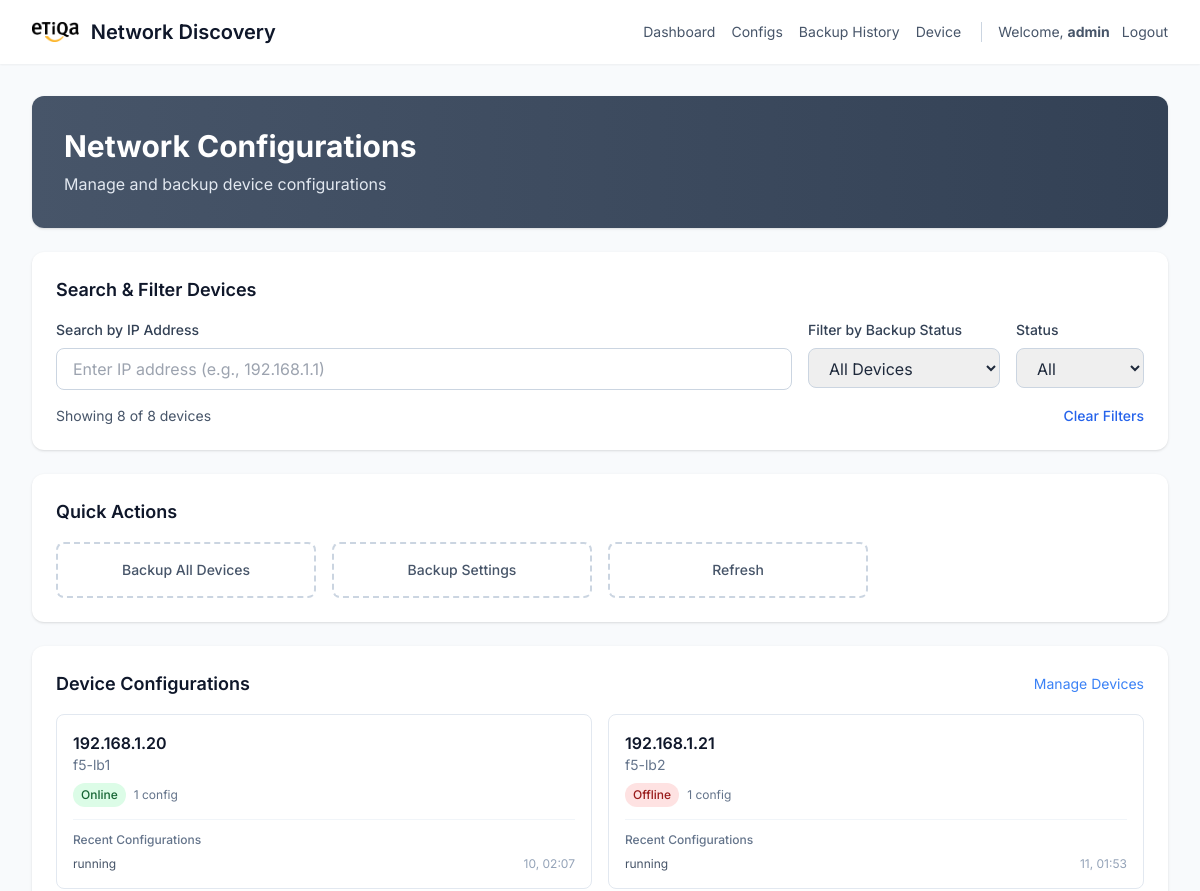
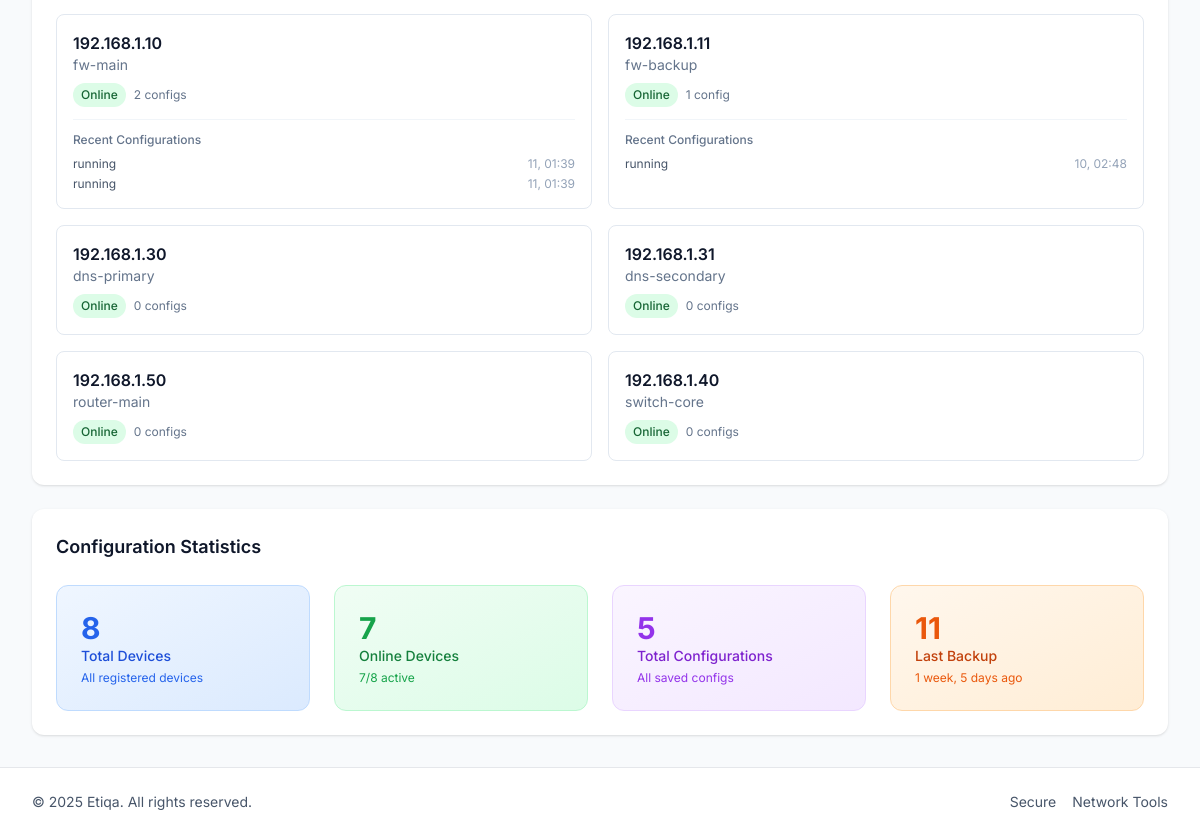
/configs/ (signed in), run on an earlier commit of the app's database (2 pictures, top to bottom).
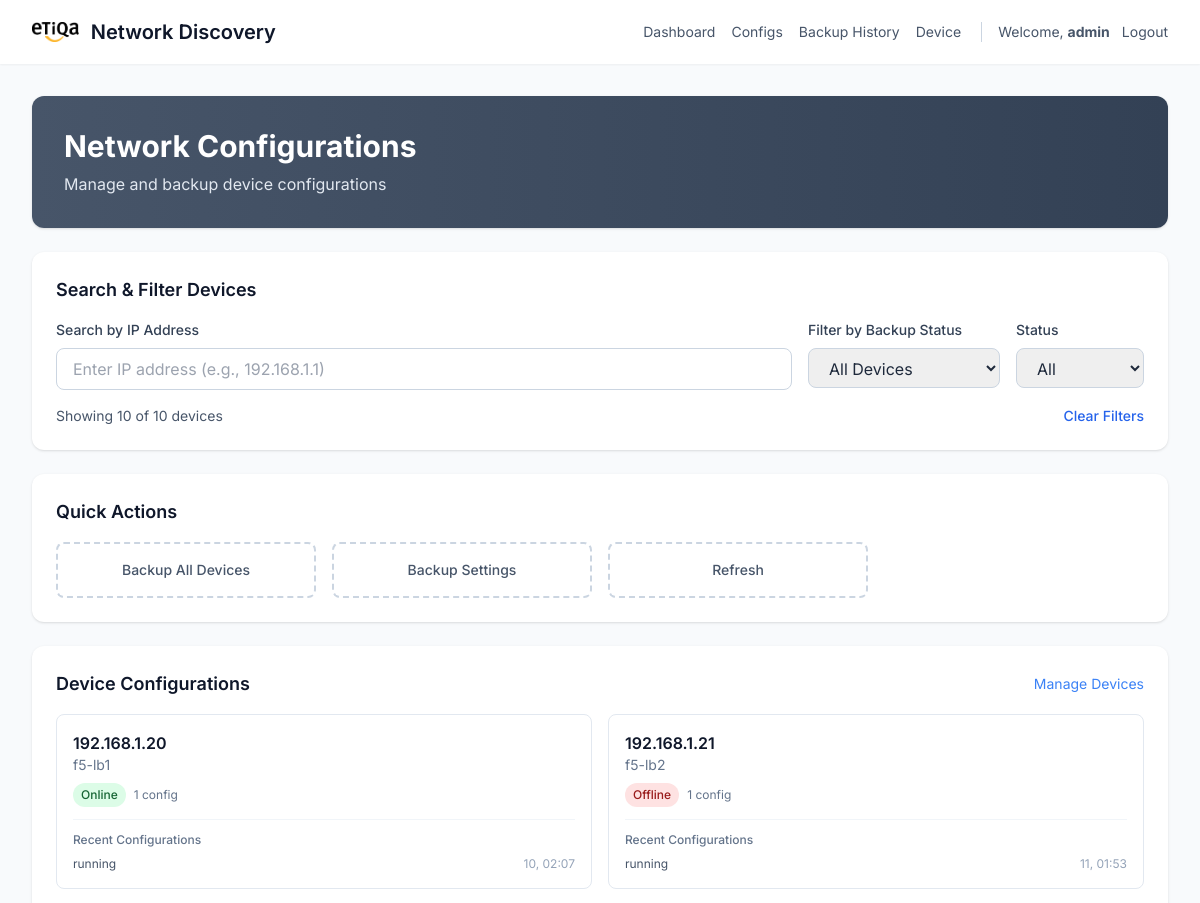
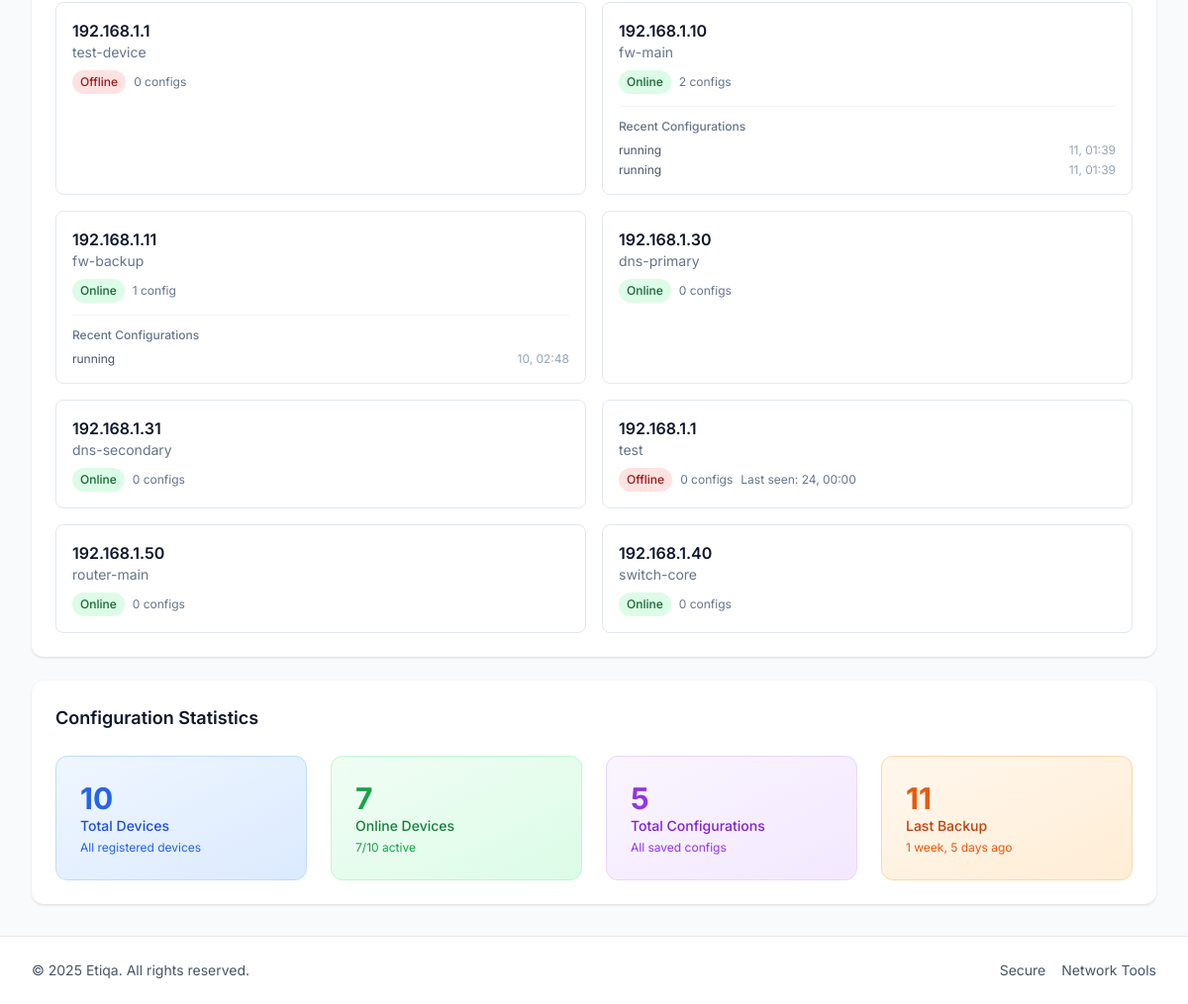
And on a later commit of the database (2 pictures, top to bottom).
### network_scanner/models.py (models this page shows, shortened)
class Device(models.Model):
    DEVICE_TYPE_CHOICES = [
        ('firewall', 'Checkpoint Firewall'),
        ('f5', 'F5 Load Balancer'),
        ('infoblox', 'Infoblox DNS/DHCP'),
        ('switch', 'Network Switch'),
        ('router', 'Router'),
        ('other', 'Other'),
    ]
    ip_address = models.GenericIPAddressField(protocol="both")
    hostname = models.CharField(max_length=255, blank=True)
    device_type = models.CharField(max_length=20, choices=DEVICE_TYPE_CHOICES, default='other')
    status = models.CharField(max_length=20, default="offline")
    last_scanned_at = models.DateTimeField(null=True, blank=True)
    description = models.TextField(blank=True, help_text="Device description or notes")
    class Meta:
        ordering = ['device_type', 'ip_address']

class NetworkConfig(models.Model):
    device = models.ForeignKey(Device, on_delete=models.CASCADE, related_name='configs')
    config_type = models.CharField(max_length=50, default='running')
    config_data = models.TextField()
    backup_timestamp = models.DateTimeField(auto_now_add=True)
    is_active = models.BooleanField(default=True)
    version = models.CharField(max_length=20, default='1.0')

### network_scanner/views.py (the view)
# urls.py: path("configs/", views.network_configs, name="network_configs"),
@login_required
def network_configs(request):
    devices = Device.objects.prefetch_related('configs').all()
    total_devices = devices.count()
    online_devices = devices.filter(status='online').count()
    total_configs = sum(device.configs.count() for device in devices)
    latest_backup = None
    for device in devices:
        for config in device.configs.all():
            if latest_backup is None or config.backup_timestamp > latest_backup:
                latest_backup = config.backup_timestamp
    context = {
        'devices': devices,
        'total_devices': total_devices,
        'online_devices': online_devices,
        'total_configs': total_configs,
        'latest_backup': latest_backup,
    }
    return render(request, "network_scanner/network_configs.html", context)

### network_scanner/templates/network_scanner/network_configs.html (shortened to what the changed rows need)
{% extends 'network_scanner/base.html' %}
{% load static %}
{% block content %}
<section class="space-y-6">
  <div class="bg-gradient-to-r from-slate-600 to-slate-700 rounded-xl p-6 sm:p-8 text-white shadow">
    <h1 class="text-2xl sm:text-3xl font-bold">Network Configurations</h1>
  </div>
  <div class="bg-white rounded-xl shadow p-6">
    <h2 class="text-lg font-semibold text-slate-900 mb-4">Search & Filter Devices</h2>
    <div class="mt-4 flex items-center justify-between">
      <div class="text-sm text-slate-600">
        Showing <span id="deviceCount">{{ devices.count }}</span> of {{ total_devices }} devices
      </div>
      <button onclick="clearFilters()" class="text-sm text-blue-600 hover:text-blue-700 font-medium">
        Clear Filters
      </button>
    </div>
  </div>
  <div class="bg-white rounded-xl shadow p-6">
    <h2 class="text-lg font-semibold text-slate-900 mb-4">Quick Actions</h2>
  </div>
  <div class="bg-white rounded-xl shadow p-6">
    <div class="flex items-center justify-between mb-4">
      <h2 class="text-lg font-semibold text-slate-900">Device Configurations</h2>
    </div>
    {% if devices %}
      <div class="grid grid-cols-1 lg:grid-cols-2 gap-4">
        {% for device in devices %}
          <div class="border border-slate-200 rounded-lg p-4 hover:shadow-md transition" data-device-id="{{ device.id }}">
            <div class="flex items-start justify-between">
              <div class="flex-1">
                <div class="flex items-center gap-2">
                  <h3 class="font-semibold text-slate-900" id="device-ip-{{ device.id }}">{{ device.ip_address }}</h3>
                </div>
                {% if device.hostname %}
                  <p class="text-sm text-slate-500">{{ device.hostname }}</p>
                {% endif %}
                <div class="mt-2 flex items-center gap-2">
                  <span class="inline-flex items-center px-2 py-1 rounded-full text-xs font-medium {% if device.status == 'online' %}bg-green-100 text-green-800{% else %}bg-red-100 text-red-800{% endif %}">
                    {{ device.status|title }}
                  </span>
                  <span class="text-xs text-slate-500">
                    {{ device.configs.count }} config{{ device.configs.count|pluralize }}
                  </span>
                  {% if device.last_scanned_at %}
                    <span class="text-xs text-slate-500">
                      Last seen: {{ device.last_scanned_at|date:"d, H:i" }}
                    </span>
                  {% endif %}
                </div>
              </div>
              <div class="flex items-center gap-2">
              </div>
            </div>
            {% if device.configs.exists %}
              <div class="mt-3 pt-3 border-t border-slate-100">
                <h4 class="text-xs font-medium text-slate-500 mb-2">Recent Configurations</h4>
                <div class="space-y-1">
                  {% for config in device.configs.all|slice:":3" %}
                    <div class="flex items-center justify-between text-xs">
                      <span class="text-slate-600">{{ config.config_type }}</span>
                      <span class="text-slate-400">{{ config.backup_timestamp|date:"d, H:i" }}</span>
                    </div>
                  {% endfor %}
                </div>
              </div>
            {% endif %}
          </div>
        {% endfor %}
      </div>
    {% else %}
      <div class="text-center py-8 text-slate-500">
        <i class="ti ti-device-off text-4xl mb-2"></i>
        <p>No devices found</p>
        <p class="text-sm">Add devices manually through the admin interface</p>
      </div>
    {% endif %}
  </div>
  <div class="bg-white rounded-xl shadow p-6">
    <h2 class="text-lg font-semibold text-slate-900 mb-6">Configuration Statistics</h2>
    <div class="grid grid-cols-1 sm:grid-cols-2 lg:grid-cols-4 gap-6">
      <div class="bg-gradient-to-br from-blue-50 to-blue-100 p-6 rounded-xl border border-blue-200">
        <div class="flex items-center justify-between">
          <div>
            <div class="text-3xl font-bold text-blue-600">{{ total_devices }}</div>
            <div class="text-sm font-medium text-blue-700">Total Devices</div>
            <div class="text-xs text-blue-600 mt-1">All registered devices</div>
          </div>
        </div>
      </div>
      <div class="bg-gradient-to-br from-green-50 to-green-100 p-6 rounded-xl border border-green-200">
        <div class="flex items-center justify-between">
          <div>
            <div class="text-3xl font-bold text-green-600">{{ online_devices }}</div>
            <div class="text-sm font-medium text-green-700">Online Devices</div>
            <div class="text-xs text-green-600 mt-1">{{ online_devices }}/{{ total_devices }} active</div>
          </div>
        </div>
      </div>
      <div class="bg-gradient-to-br from-orange-50 to-orange-100 p-6 rounded-xl border border-orange-200">
        <div class="flex items-center justify-between">
          <div>
            <div class="text-3xl font-bold text-orange-600">
              {% if latest_backup %}{{ latest_backup|date:"d" }}{% else %}Never{% endif %}
            </div>
            <div class="text-sm font-medium text-orange-700">Last Backup</div>
            <div class="text-xs text-orange-600 mt-1">
              {% if latest_backup %}{{ latest_backup|timesince }} ago{% else %}No backups{% endif %}
            </div>
          </div>
        </div>
      </div>
    </div>
  </div>
</section>
{% endblock %}

What changed in the data, as far as the page shows it:
added Device: ip_address "192.168.1.1", hostname "test-device", status "Offline", configs.count "0"
added Device: ip_address "192.168.1.1", hostname "test", status "Offline", configs.count "0", last_scanned_at "24, 00:00"
Also different on the page:
{{ devices.count }}: "8" → "10"
{{ total_devices }}: "8" → "10"
